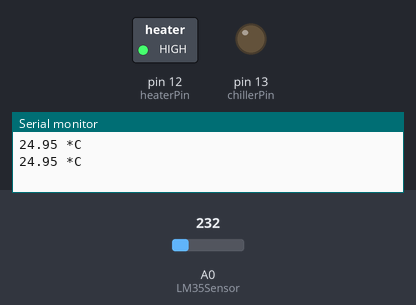
This sketch was run on a simulated Arduino Uno, built with avr-gcc and run on an emulated ATmega328P. On the bench: switched loads named in the sketch (green lamp = pin HIGH), output pins drawn as LEDs (lit = HIGH), the last lines printed to the serial monitor. The inputs (shaded band) are chosen by the test bench; at power-on: A0 (LM35Sensor) = 232.

Above: at 1.8 s.
1.9 s: A0 (LM35Sensor) set to 269
At 3.1 s:
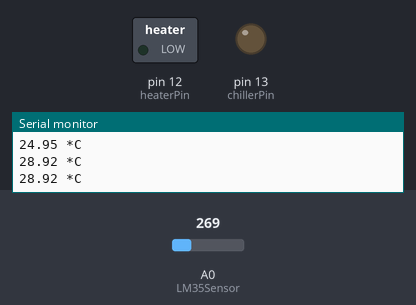
3.5 s: A0 (LM35Sensor) set to 290
At 4.7 s:
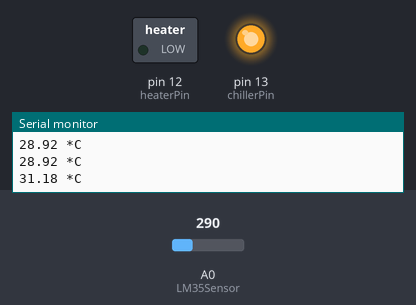
5.5 s: A0 (LM35Sensor) set to 266
At 7.2 s:
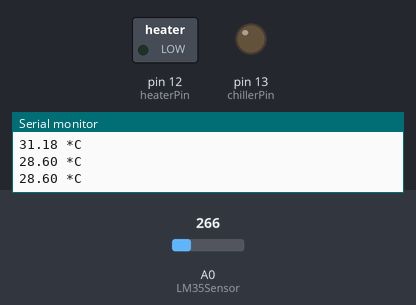
7.5 s: A0 (LM35Sensor) set to 250
At 9.0 s:
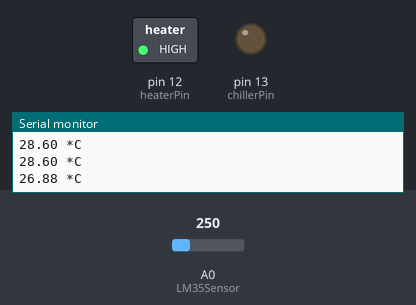
Timing chart, 0 to 10.5 s (numbered marks = the images above; inputs shaded):
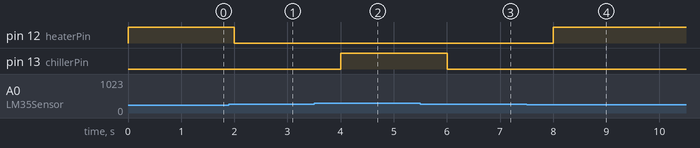

Measured:
- the behaviour switches between 256 and 257 on A0 (LM35Sensor) (found by bisection; images 0 and 1)
- after the input at 1.9 s, pin 12 (heaterPin): HIGH → LOW after 0.10 s
- after the input at 3.5 s, pin 13 (chillerPin): LOW → HIGH after 0.50 s
- after the input at 5.5 s, pin 13 (chillerPin): HIGH → LOW after 0.50 s
- after the input at 7.5 s, pin 12 (heaterPin): LOW → HIGH after 0.50 s

The sketch:

Posidon.ino
```cpp
#include "Constants.h"
#include "Wire.h"
#include "ThermostatController.h"
#include "Clock.h"

void setup() {
  Serial.begin(9600);
  Wire.begin();
  analogReference(INTERNAL);
  pinMode(chillerPin, OUTPUT);
  pinMode(heaterPin, OUTPUT);
}

void loop() {
  controlThermostat();
  delay(1000);
}
```

Clock.cpp
```cpp
#include "Arduino.h"
#include "Wire.h"
#include "Constants.h"
#include "Clock.h"

byte decToBcd(byte val){
  return( (val/10*16) + (val%10) );
}
// Convert binary coded decimal to normal decimal numbers

byte bcdToDec(byte val){
  return( (val/16*10) + (val%16) );
}

void setDS3231time(byte second, byte minute, byte hour, byte dayOfWeek, byte dayOfMonth, byte month, byte year){
  // sets time and date data to DS3231
  Wire.beginTransmission(DS3231_I2C_ADDRESS);
  Wire.write(0); // set next input to start at the seconds register
  Wire.write(decToBcd(second)); // set seconds
  Wire.write(decToBcd(minute)); // set minutes
  Wire.write(decToBcd(hour)); // set hours
  Wire.write(decToBcd(dayOfWeek)); // set day of week (1=Sunday, 7=Saturday)
  Wire.write(decToBcd(dayOfMonth)); // set date (1 to 31)
  Wire.write(decToBcd(month)); // set month
  Wire.write(decToBcd(year)); // set year (0 to 99)
  Wire.endTransmission();
}

void readDS3231time(byte *second, byte *minute, byte *hour, byte *dayOfWeek, byte *dayOfMonth, byte *month, byte *year){
  Wire.beginTransmission(DS3231_I2C_ADDRESS);
  Wire.write(0); // set DS3231 register pointer to 00h
  Wire.endTransmission();
  Wire.requestFrom(DS3231_I2C_ADDRESS, 7);
  // request seven bytes of data from DS3231 starting from register 00h
  *second = bcdToDec(Wire.read() & 0x7f);
  *minute = bcdToDec(Wire.read());
  *hour = bcdToDec(Wire.read() & 0x3f);
  *dayOfWeek = bcdToDec(Wire.read());
  *dayOfMonth = bcdToDec(Wire.read());
  *month = bcdToDec(Wire.read());
  *year = bcdToDec(Wire.read());
}

String getTime(){
  String currentTime = "";
  byte second, minute, hour, dayOfWeek, dayOfMonth, month, year;

  readDS3231time(&second, &minute, &hour, &dayOfWeek, &dayOfMonth, &month,
  &year);

  currentTime = currentTime + hour;
  currentTime = currentTime + ":";
  if (minute<10)
  {
    currentTime = currentTime + "0";
  }
  currentTime = currentTime + minute;
  currentTime = currentTime + ":";

  if (second<10)
  {
    currentTime = currentTime + "0";
  }

  currentTime = currentTime + second;
  currentTime = currentTime + " ";
//  currentTime = currentTime + dayOfMonth;
//  currentTime = currentTime + "/";
//  currentTime = currentTime + month;
//  currentTime = currentTime + "/";
//  currentTime = currentTime + year;

  return currentTime;
}
```

Clock.h
```cpp
#ifndef _CLOCK_H_
  #define _CLOCK_H_
  #define byte uint8_t
  #define DS3231_I2C_ADDRESS 0x68

  byte decToBcd(byte val);
  byte bcdToDec(byte val);
  void setDS3231time(byte second, byte minute, byte hour, byte dayOfWeek, byte dayOfMonth, byte month, byte year);
  void readDS3231time(byte *second, byte *minute, byte *hour, byte *dayOfWeek, byte *dayOfMonth, byte *month, byte *year);
  String getTime();

#endif
```

Constants.h
```cpp
 #ifndef _CONSTANSTS_H_
  #define _CONSTANTS_H_

  // digital pins
  const int chillerPin = 13;
  const int heaterPin = 12;

  // analogic pins
  const int LM35Sensor = 0;

 #endif
```

ThermostatController.cpp
```cpp
#include "Arduino.h"
#include "Constants.h"
#include "ThermostatController.h"

float temperature = 0;
int ADCRead = 0;
float minTemperature = 27.6;
float maxTemperature = 29.0;

float readTemperature() {
  ADCRead = analogRead(LM35Sensor);
  temperature = ADCRead * 0.1075268817204301;
  return temperature;
}

void displayTemperature(float temperature) {
  Serial.println(String(temperature) + " *C");
}

void controlThermostat() {
  float currentTemperature;
  currentTemperature = readTemperature();

  if (currentTemperature > maxTemperature) {
    digitalWrite(chillerPin, HIGH);
  } else {
    digitalWrite(chillerPin, LOW);
  }

  if (currentTemperature < minTemperature) {
    digitalWrite(heaterPin, HIGH);
  } else {
    digitalWrite(heaterPin, LOW);
  }

  displayTemperature(currentTemperature);
}
```

ThermostatController.h
```cpp
#ifndef _THERMOSTAT_CONTROLLER_H_
  #define _THERMOSTAT_CONTROLLER_H_

  float readTemperature(void);
  void displayTemperature(float temperature);
  void controlThermostat(void);

#endif
```
